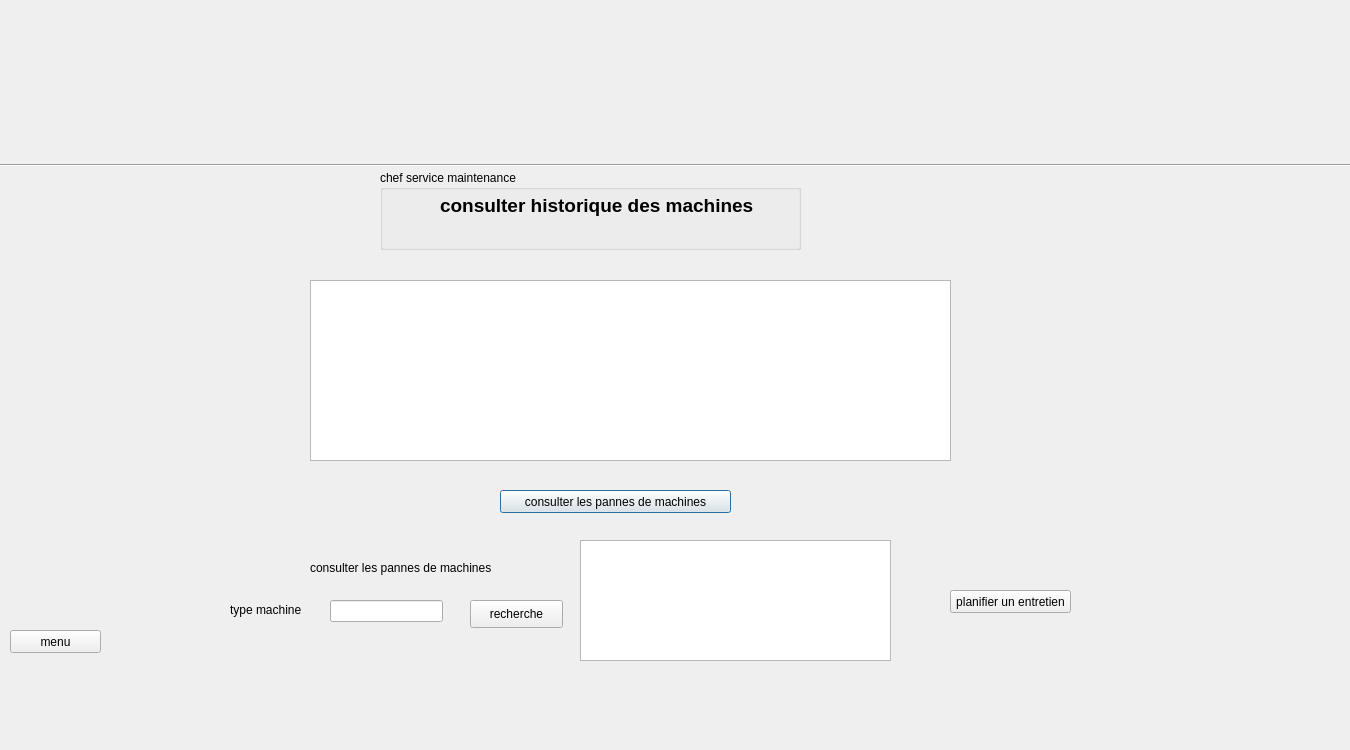
<?xml version="1.0" encoding="UTF-8"?>
<ui version="4.0">
 <class>consulter_historique_mach</class>
 <widget class="QDialog" name="consulter_historique_mach">
  <property name="geometry">
   <rect>
    <x>0</x>
    <y>0</y>
    <width>1350</width>
    <height>750</height>
   </rect>
  </property>
  <property name="windowTitle">
   <string>Dialog</string>
  </property>
  <property name="styleSheet">
   <string notr="true">background-image: url(:/sig/erp.jpg);</string>
  </property>
  <widget class="QLabel" name="label">
   <property name="geometry">
    <rect>
     <x>0</x>
     <y>0</y>
     <width>1350</width>
     <height>750</height>
    </rect>
   </property>
   <property name="text">
    <string/>
   </property>
   <property name="pixmap">
    <pixmap resource="iconnes.qrc">:/sig/images/erp.jpg</pixmap>
   </property>
  </widget>
  <widget class="QTableView" name="tableView">
   <property name="geometry">
    <rect>
     <x>310</x>
     <y>280</y>
     <width>641</width>
     <height>181</height>
    </rect>
   </property>
  </widget>
  <widget class="QGroupBox" name="groupBox">
   <property name="geometry">
    <rect>
     <x>380</x>
     <y>170</y>
     <width>421</width>
     <height>80</height>
    </rect>
   </property>
   <property name="title">
    <string>chef service maintenance</string>
   </property>
  </widget>
  <widget class="QPushButton" name="panne_machines_PB">
   <property name="geometry">
    <rect>
     <x>500</x>
     <y>490</y>
     <width>231</width>
     <height>23</height>
    </rect>
   </property>
   <property name="text">
    <string>consulter les pannes de machines</string>
   </property>
  </widget>
  <widget class="QLineEdit" name="type__LE">
   <property name="geometry">
    <rect>
     <x>330</x>
     <y>600</y>
     <width>113</width>
     <height>22</height>
    </rect>
   </property>
  </widget>
  <widget class="QLabel" name="label_2">
   <property name="geometry">
    <rect>
     <x>310</x>
     <y>560</y>
     <width>281</width>
     <height>16</height>
    </rect>
   </property>
   <property name="text">
    <string>consulter les pannes de machines</string>
   </property>
  </widget>
  <widget class="QLabel" name="label_3">
   <property name="geometry">
    <rect>
     <x>230</x>
     <y>600</y>
     <width>91</width>
     <height>20</height>
    </rect>
   </property>
   <property name="text">
    <string>type machine</string>
   </property>
  </widget>
  <widget class="Line" name="line">
   <property name="geometry">
    <rect>
     <x>0</x>
     <y>140</y>
     <width>1351</width>
     <height>51</height>
    </rect>
   </property>
   <property name="orientation">
    <enum>Qt::Horizontal</enum>
   </property>
  </widget>
  <widget class="QPushButton" name="planif_ent_pb">
   <property name="geometry">
    <rect>
     <x>950</x>
     <y>590</y>
     <width>121</width>
     <height>23</height>
    </rect>
   </property>
   <property name="text">
    <string>planifier un entretien</string>
   </property>
  </widget>
  <widget class="QPushButton" name="recherche_panne_pb">
   <property name="geometry">
    <rect>
     <x>470</x>
     <y>600</y>
     <width>93</width>
     <height>28</height>
    </rect>
   </property>
   <property name="cursor">
    <cursorShape>PointingHandCursor</cursorShape>
   </property>
   <property name="text">
    <string>recherche</string>
   </property>
  </widget>
  <widget class="QTableView" name="tableView_2">
   <property name="geometry">
    <rect>
     <x>580</x>
     <y>540</y>
     <width>311</width>
     <height>121</height>
    </rect>
   </property>
  </widget>
  <widget class="QPushButton" name="menu">
   <property name="geometry">
    <rect>
     <x>10</x>
     <y>630</y>
     <width>91</width>
     <height>23</height>
    </rect>
   </property>
   <property name="cursor">
    <cursorShape>PointingHandCursor</cursorShape>
   </property>
   <property name="text">
    <string>menu</string>
   </property>
  </widget>
  <widget class="QLabel" name="label_8">
   <property name="geometry">
    <rect>
     <x>440</x>
     <y>190</y>
     <width>411</width>
     <height>31</height>
    </rect>
   </property>
   <property name="font">
    <font>
     <pointsize>14</pointsize>
     <weight>75</weight>
     <bold>true</bold>
    </font>
   </property>
   <property name="text">
    <string>consulter historique des machines</string>
   </property>
  </widget>
 </widget>
 <resources>
  <include location="iconnes.qrc"/>
 </resources>
 <connections/>
</ui>
